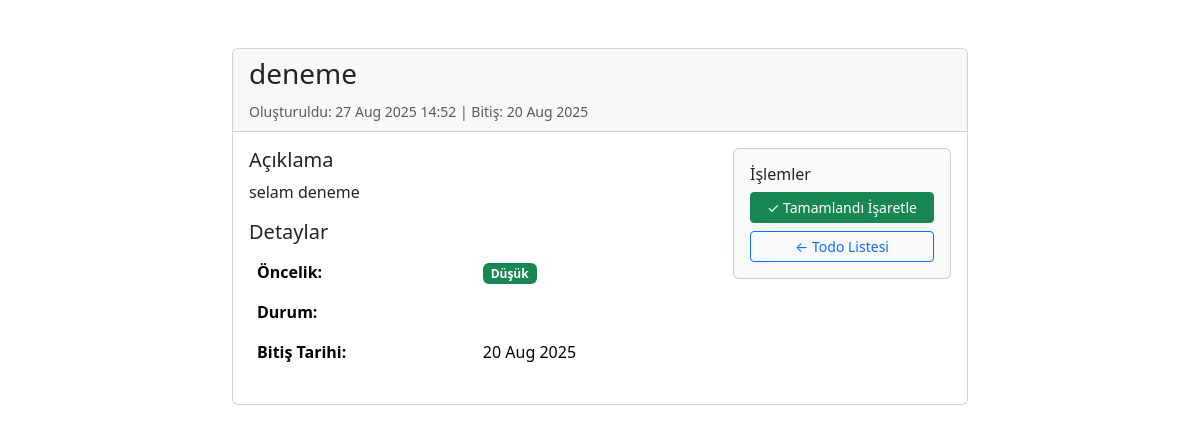
Screenshot of /todo/2/ (signed in) with the database file from the repository.
### todo/models.py (models this page shows, shortened)
class Todo(models.Model):
    STATUS_CHOICES = [
        ('pending', 'Bekliyor'),
        ('completed', 'Tamamlandı'),
    ]
    PRIORITY_CHOICES = [
        ('low', 'Düşük'),
        ('medium', 'Orta'),
        ('high', 'Yüksek'),
    ]
    user = models.ForeignKey(User, on_delete=models.CASCADE)
    title = models.CharField(max_length=200)
    description = models.TextField(blank=True)
    status = models.CharField(max_length=20, choices=STATUS_CHOICES, default='pending')
    priority = models.CharField(max_length=20, choices=PRIORITY_CHOICES, default='medium')
    created_at = models.DateTimeField(auto_now_add=True) # Sadece ilk oluşturma sırasında
    due_date = models.DateField(null=True, blank=True) # Son tarih bitiş gibi
    class Meta:
        ordering = ['-created_at'] # Yeni önceliği belirler zamana göre işimizi kolaylaştırı.

### todo/views.py (the view)
# urls.py: path('todo/<int:id>/', views.todo_detail, name='todo_detail'),
@login_required
def todo_detail(request, id):
    todo = get_object_or_404(Todo, id=id, user=request.user)
    context = {
        'todo': todo,
    }
    return render(request, 'todo/todo_detail.html', context)

### todo/templates/todo/todo_detail.html (shortened to what this page needs)
{% extends 'index.html' %}
{% block content %}
<div class="container mt-5">
    <div class="row justify-content-center">
        <div class="col-md-8">
            <div class="card">
                <div class="card-header">
                    <h3>{{ todo.title }}</h3>
                    <small class="text-muted">
                        Oluşturuldu: {{ todo.created_at|date:"d M Y H:i" }}
                        {% if todo.due_date %}
                            | Bitiş: {{ todo.due_date|date:"d M Y" }}
                        {% endif %}
                    </small>
                </div>
                <div class="card-body">
                    <div class="row">
                        <div class="col-md-8">
                            <h5>Açıklama</h5>
                            <p>{{ todo.description|default:"Açıklama bulunmuyor." }}</p>
                            <h5>Detaylar</h5>
                            <table class="table table-borderless">
                                <tr>
                                    <td><strong>Öncelik:</strong></td>
                                    <td>
                                        <span class="badge bg-{% if todo.priority == 'high' %}danger{% elif todo.priority == 'medium' %}warning{% else %}success{% endif %}">
                                            {{ todo.get_priority_display }}
                                        </span>
                                    </td>
                                </tr>
                                <tr>
                                    <td><strong>Durum:</strong></td>
                                    <td>
                                        <span class="badge bg-{% if todo.status == 'completed' %}bg-success{% else %}bg-warning{% endif %}">
                                        </span>
                                    </td>
                                </tr>
                                {% if todo.due_date %}
                                <tr>
                                    <td><strong>Bitiş Tarihi:</strong></td>
                                    <td>{{ todo.due_date|date:"d M Y" }}</td>
                                </tr>
                                {% endif %}
                            </table>
                        </div>
                        <div class="col-md-4">
                            <div class="card bg-light">
                                <div class="card-body">
                                    <h6>İşlemler</h6>
                                    <form method="post" action="{% url 'todo_update_status' todo.id %}">
                                        {% if todo.status == 'pending' %}
                                            <button type="submit" class="btn btn-success btn-sm w-100 mb-2">
                                                ✓ Tamamlandı İşaretle
                                            </button>
                                        {% else %}
                                            <input type="hidden" name="status" value="pending">
                                            <button type="submit" class="btn btn-warning btn-sm w-100 mb-2">
                                                ↻ Bekliyor İşaretle
                                            </button>
                                        {% endif %}
                                    </form>
                                    <a href="{% url 'todo_list' %}" class="btn btn-outline-primary btn-sm w-100">
                                        ← Todo Listesi
                                    </a>
                                </div>
                            </div>
                        </div>
                    </div>
                </div>
            </div>
        </div>
    </div>
</div>
{% endblock %}

### rows the page displays
Todo: title "deneme", created_at "27 Aug 2025 14:52", due_date "20 Aug 2025", description "selam deneme", priority "Düşük"
